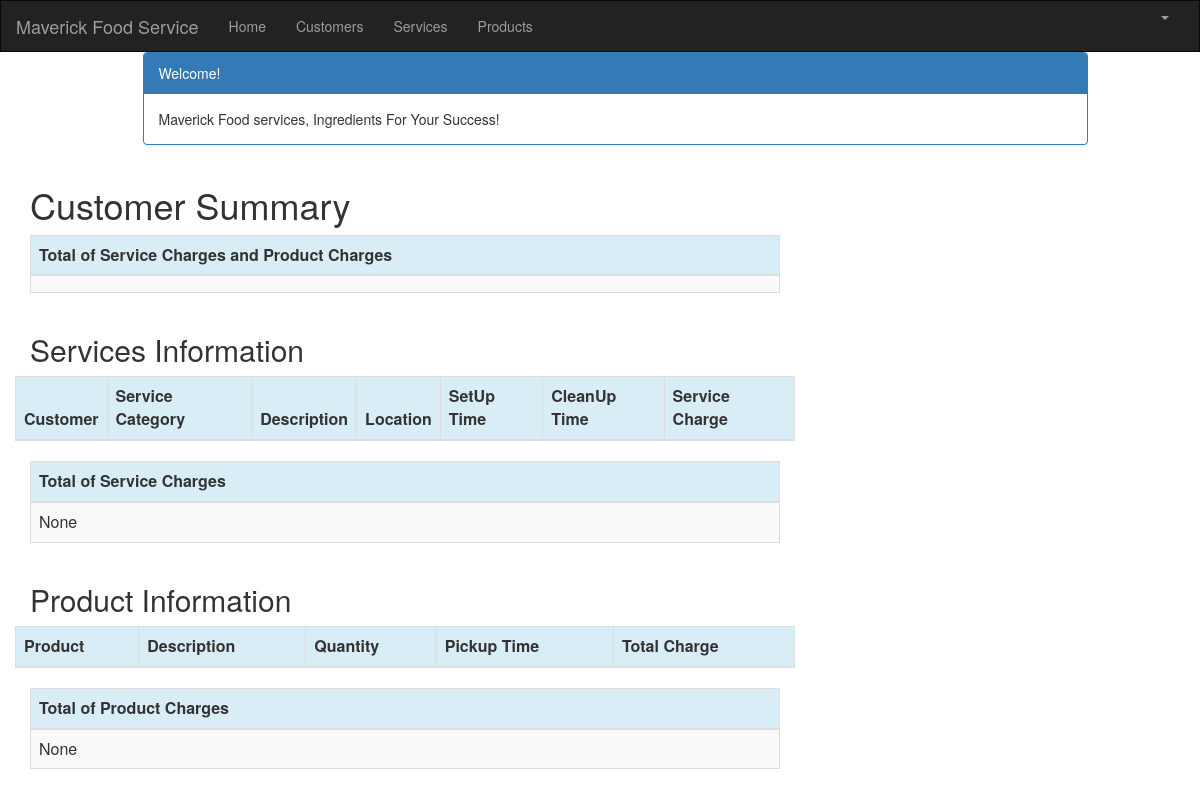
Page /customer/1/summary/ (signed in) on the earlier database version.
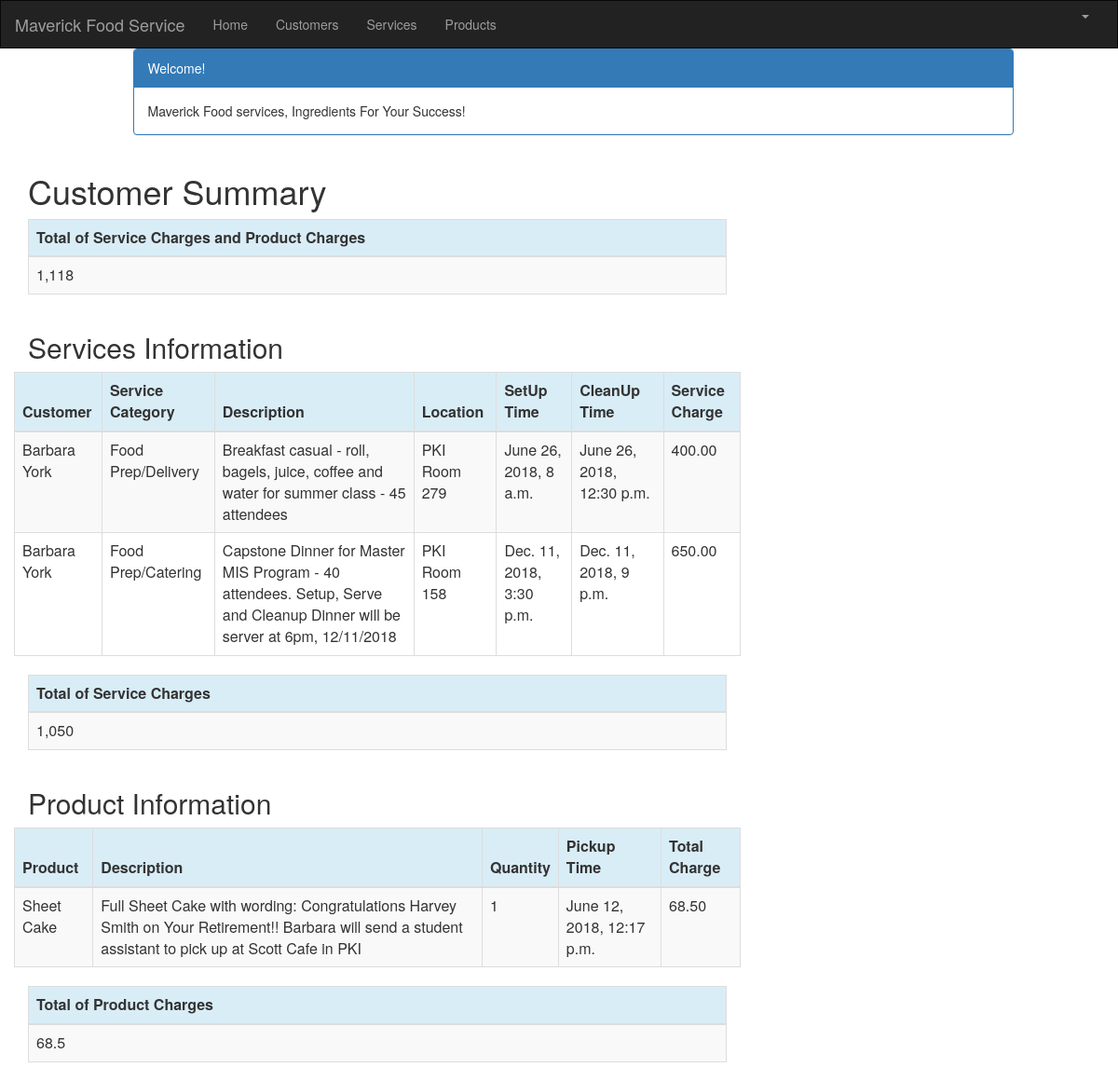
Same page on the later database version.
### crm/models.py (models this page shows, shortened)
class Service(models.Model):
    cust_name = models.ForeignKey(Customer, on_delete=models.CASCADE, related_name='services')
    service_category = models.CharField(max_length=100)
    description = models.TextField()
    location = models.CharField(max_length=200)
    setup_time = models.DateTimeField(
        default=timezone.now)
    cleanup_time = models.DateTimeField(
        default=timezone.now)
    service_charge = models.DecimalField(max_digits=10, decimal_places=2)
    created_date = models.DateTimeField(
        default=timezone.now)
    updated_date = models.DateTimeField(auto_now_add=True)

class Customer(models.Model):
    cust_name = models.CharField(max_length=50)
    organization = models.CharField(max_length=100, blank=True)
    role = models.CharField(max_length=100)
    email = models.EmailField(max_length=100)
    bldgroom = models.CharField(max_length=100)
    address = models.CharField(max_length=200)
    account_number = models.IntegerField(blank=False, null=False)
    city = models.CharField(max_length=50)
    state = models.CharField(max_length=50)
    zipcode = models.CharField(max_length=10)
    phone_number = models.CharField(max_length=50)
    created_date = models.DateTimeField(
        default=timezone.now)
    updated_date = models.DateTimeField(auto_now_add=True)
    def __str__(self):
        return str(self.cust_name)

class Product(models.Model):
    cust_name = models.ForeignKey(Customer, on_delete=models.CASCADE, related_name='products')
    product = models.CharField(max_length=100)
    p_description = models.TextField()
    quantity = models.IntegerField()
    pickup_time = models.DateTimeField(
        default=timezone.now)
    charge = models.DecimalField(max_digits=10, decimal_places=2)
    created_date = models.DateTimeField(
        default=timezone.now)
    updated_date = models.DateTimeField(auto_now_add=True)

### crm/views.py (the view)
# urls.py: path('customer/<int:pk>/summary/', views.summary, name='summary'),
@login_required
def summary(request, pk):
    customer = get_object_or_404(Customer, pk=pk)
    customers = Customer.objects.filter(created_date__lte=timezone.now())
    services = Service.objects.filter(cust_name=pk)
    products = Product.objects.filter(cust_name=pk)
    sum_service_charge = Service.objects.filter(cust_name=pk).aggregate(Sum('service_charge'))
    sum_product_charge = Product.objects.filter(cust_name=pk).aggregate(Sum('charge'))
    return render(request, 'crm/summary.html', {'customers': customers,
                                                'products': products,
                                                'services': services,
                                                'sum_service_charge': sum_service_charge,
                                                'sum_product_charge': sum_product_charge, })

### crm/templates/crm/summary.html
{% extends 'crm/base.html' %}
{% block content %}
{% load mathfilters %}
{% load humanize %}
<div class="container">
    <div class="row">
        <div class="col-md-10 col-md-offset-1">
            <div class="panel panel-primary">
                <div class="panel-heading">Welcome!</div>
                <div class="panel-body">
                    Maverick Food services, Ingredients For Your Success!
                </div>
            </div>
        </div>
    </div>
</div>
<div class="row">
    <h1 style="padding-left: 15Px">Customer Summary</h1>
</div>
    <table class="table table-striped table-bordered table-hover">
        <thead>
            <tr class="bg-info">
                <th>Total of Service Charges and Product Charges</th>
            </tr>
        </thead>
        <tbody>
            <tr>
                <td>{{ sum_service_charge.service_charge__sum|add:sum_product_charge.charge__sum|intcomma }}</td>
            </tr>
        </tbody>
    </table>
<div>
    <div class="row">
        <h2 style="padding-left: 15Px">Services Information</h2>
    </div>
    <div class="row">
        <table class="table table-striped table-bordered table-hover">
            <thead>
            <tr class="bg-info">
                <th>Customer</th>
                <th>Service Category</th>
                <th>Description</th>
                <th>Location</th>
                <th>SetUp Time</th>
                <th>CleanUp Time</th>
                <th>Service Charge</th>
            </tr>
            </thead>
            <tbody>
            {% for service in services %}
                <tr>
                    <td>{{ service.cust_name }}</td>
                    <td>{{ service.service_category }}</td>
                    <td>{{ service.description }}</td>
                    <td>{{ service.location }}</td>
                    <td>{{ service.setup_time }}</td>
                    <td>{{ service.cleanup_time }}</td>
                    <td>{{ service.service_charge|intcomma }}</td>
                </tr>
            {% endfor %}
            </tbody>
        </table>
    </div>
        <table class="table table-striped table-bordered table-hover">
        <thead>
            <tr class="bg-info">
                <th>Total of Service Charges</th>
            </tr>
        </thead>
        <tbody>
            <tr>
                <td>{{ sum_service_charge.service_charge__sum|intcomma }}</td>
            </tr>
        </tbody>
        </table>
    <div class="row">
        <h2 style="padding-left: 15Px">Product Information</h2>
    </div>
    <div class="row">
        <table class="table table-striped table-bordered table-hover">
            <thead>
            <tr class="bg-info">
                <th>Product</th>
                <th>Description</th>
                <th>Quantity</th>
                <th>Pickup Time</th>
                <th>Total Charge</th>
            </tr>
            </thead>
            <tbody>
            {% for product in products %}
                <tr>
                    <td>{{ product.product }}</td>
                    <td>{{ product.p_description }}</td>
                    <td>{{ product.quantity|intcomma }}</td>
                    <td>{{ product.pickup_time }}</td>
                    <td>{{ product.charge|intcomma }}</td>
                </tr>
            {% endfor %}
            </tbody>
        </table>
    </div>
        <table class="table table-striped table-bordered table-hover">
        <thead>
            <tr class="bg-info">
                <th>Total of Product Charges</th>
            </tr>
        </thead>
        <tbody>
            <tr>
                <td>{{ sum_product_charge.charge__sum|intcomma }}</td>
            </tr>
        </tbody>
        </table>
</div>
{% endblock %}

Differences in the rows shown:
added Service: cust_name "Barbara York", service_category "Food Prep/Delivery", description "Breakfast casual - roll, bagels, juice, coffee and water for summer class - 45 attendees", location "PKI Room 279", setup_time "June 26, 2018, 8 a.m.", cleanup_time "June 26, 2018, 12:30 p.m.", service_charge "400.00"
added Service: cust_name "Barbara York", service_category "Food Prep/Catering", description "Capstone Dinner for Master MIS Program - 40 attendees. Setup, Serve and Cleanup Dinner will be server at 6pm, 12/11/2018", location "PKI Room 158", setup_time "Dec. 11, 2018, 3:30 p.m.", cleanup_time "Dec. 11, 2018, 9 p.m.", service_charge "650.00"
added Product: product "Sheet Cake", p_description "Full Sheet Cake with wording: Congratulations Harvey Smith on Your Retirement!! Barbara will send a student assistant to pick up at Scott Cafe in PKI", quantity "1", pickup_time "June 12, 2018, 12:17 p.m.", charge "68.50"
Other differences:
{{ sum_service_charge.service_charge__sum|intcomma }}: "None" → "1,050"
{{ sum_product_charge.charge__sum|intcomma }}: "None" → "68.5"
text now shown: "1,118"
